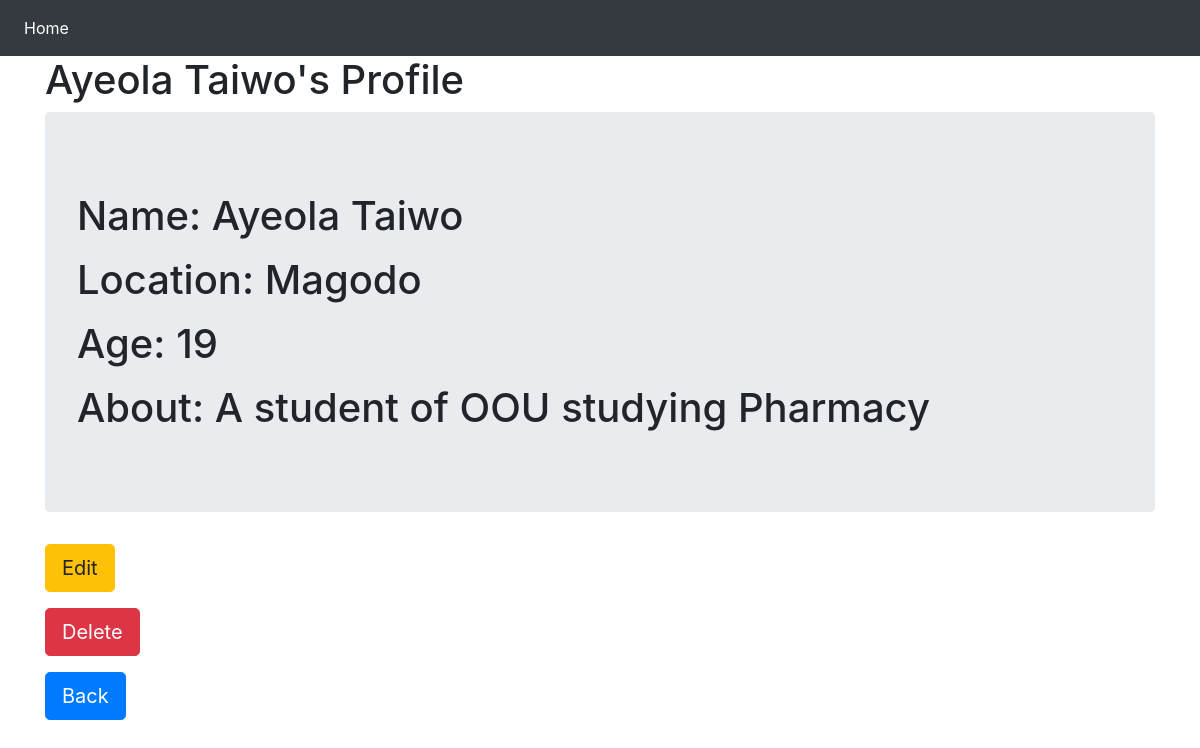
Page /detail/1/ on the committed database.
### basic_app/models.py (models this page shows, shortened)
class Profile(models.Model):
	name =  models.CharField(max_length=123, null=True)
	location = models.CharField(max_length=123, null=True)
	age = models.PositiveIntegerField()
	text_field = models.TextField()

### basic_app/views.py (the view)
# urls.py: path('detail/<int:pk>/', views.ProfileDetail.as_view(), name='detail'),
class ProfileDetail(DetailView):
	model = Profile

### basic_app/templates/basic_app/profile_detail.html
{% extends 'basic_app/base.html' %}
{% block content %}
<h1>{{profile.name}}'s Profile</h1>
<div class="jumbotron">
		<p><h1>Name: {{profile.name}}</h1></p>
		<p><h1>Location: {{profile.location}}</h1></p>
		<p><h1>Age: {{profile.age}}</h1></p>
		<p><h1>About: {{profile.text_field}}</h1></p>
</div>
<p>
	<a class="btn btn-warning btn-lg" href="{% url 'basic_app:update' profile.id %}">Edit</a>
</p>
<p>
	<a class="btn btn-danger btn-lg" href="{% url 'basic_app:delete' profile.id %}">Delete</a>
</p>
<p>
	<a class="btn btn-primary btn-lg" href="{% url 'basic_app:list' %}">Back</a>
</p>
{% endblock content %}

### rows in the picture
Profile: name "Ayeola Taiwo", location "Magodo", age "19", text_field "A student of OOU studying Pharmacy"
